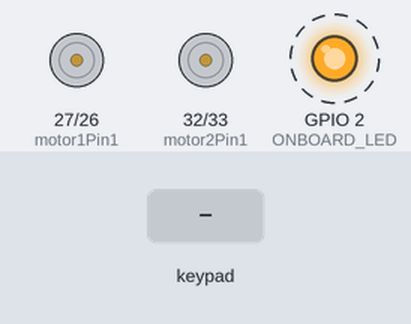
Recording of a sketch running on a simulated ESP32. On the bench: motor-driver pin pairs drawn as motors (green arrow = first pin HIGH = forward, orange = second pin HIGH = backward, longer = more drive, scaled by the enable pin), output pins drawn as LEDs (lit = HIGH). Dashed ring = blinking. Inputs (shaded band) come from the test bench.

Above: at 0.9 s.
1.3 s: key 'U' pressed
At 1.7 s:
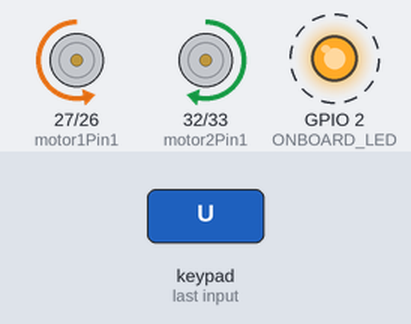
4.3 s: key 'D' pressed
At 4.5 s:
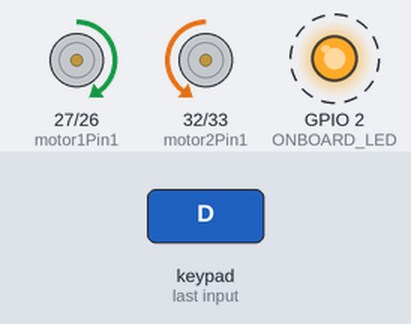
7.3 s: key 'L' pressed
At 7.7 s:
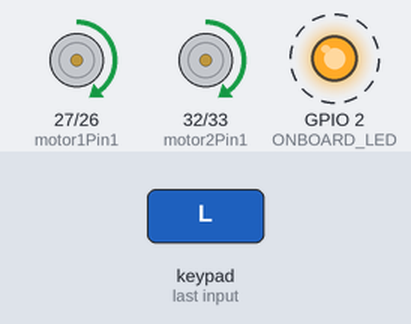
10.3 s: key 'R' pressed
At 10.51 s:
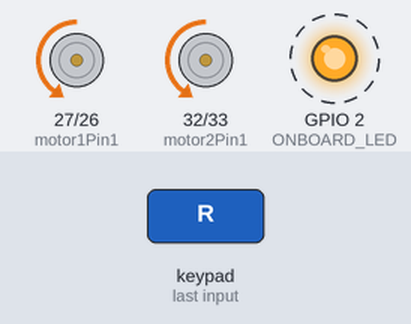
Timing chart, 0 to 14.3 s (numbered marks = the images above; inputs shaded):
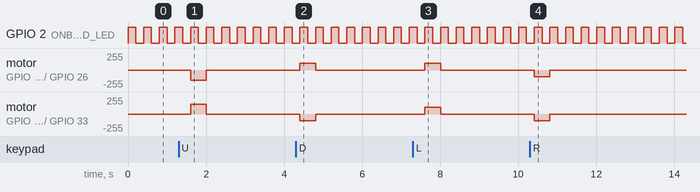

Measured:
- after the input at 1.3 s, motor on GPIO 27 (motor1Pin1) / GPIO 26 (motor1Pin2): stopped → backward 150/255 after 0.30 s, → stopped 0.40 s later; motor on GPIO 32 (motor2Pin1) / GPIO 33 (motor2Pin2): stopped → forward 150/255 after 0.30 s, → stopped 0.40 s later
- after the input at 4.3 s, motor on GPIO 27 (motor1Pin1) / GPIO 26 (motor1Pin2): stopped → forward 100/255 after 0.11 s, → stopped 0.40 s later; motor on GPIO 32 (motor2Pin1) / GPIO 33 (motor2Pin2): stopped → backward 100/255 after 0.11 s, → stopped 0.40 s later
- after the input at 7.3 s, motor on GPIO 27 (motor1Pin1) / GPIO 26 (motor1Pin2), motor on GPIO 32 (motor2Pin1) / GPIO 33 (motor2Pin2): stopped → forward 100/255 after 0.31 s, → stopped 0.40 s later
- after the input at 10.3 s, motor on GPIO 27 (motor1Pin1) / GPIO 26 (motor1Pin2), motor on GPIO 32 (motor2Pin1) / GPIO 33 (motor2Pin2): stopped → backward 100/255 after 0.11 s, → stopped 0.40 s later
- by itself, GPIO 2 (ONBOARD_LED): alternates HIGH for 0.20 s and LOW for 0.20 s

The sketch:

esp32_TwoDirection.ino
```cpp
// Define the pins for motor A
int motor1Pin1 = 27;
int motor1Pin2 = 26;
int enable1Pin = 14;

// Define the pins for motor B
int motor2Pin1 = 32;
int motor2Pin2 = 33;
int enable2Pin = 25;

#define ONBOARD_LED 2

// Define motor speed variables (0-255 for PWM)
int motor1Speed = 150;  // Adjust this value for desired speed of motor A
int motor2Speed = 150;  // Adjust this value for desired speed of motor B

#define CUSTOM_SETTINGS
#define INCLUDE_GAMEPAD_MODULE
#include <DabbleESP32.h>

void setup() {
  Serial.begin(9600);
  Dabble.begin("MyEsp32");

  pinMode(ONBOARD_LED, OUTPUT);

  // Set the pins for motor1 as outputs:
  pinMode(motor1Pin1, OUTPUT);
  pinMode(motor1Pin2, OUTPUT);
  pinMode(enable1Pin, OUTPUT);

  // Set the pins for motor2 as outputs:
  pinMode(motor2Pin1, OUTPUT);
  pinMode(motor2Pin2, OUTPUT);
  pinMode(enable2Pin, OUTPUT);

  // Initialize the motor enable pins with PWM control
  analogWrite(enable1Pin, motor1Speed);
  analogWrite(enable2Pin, motor2Speed);
}

void loop() {
  Dabble.processInput();

  boolean a = GamePad.isUpPressed();
  boolean b = GamePad.isDownPressed();
  boolean c = GamePad.isLeftPressed();
  boolean d = GamePad.isRightPressed();
  boolean e = GamePad.isTrianglePressed();
  boolean f = GamePad.isCirclePressed();
  boolean g = GamePad.isCrossPressed();
  boolean h = GamePad.isSquarePressed();

  // Go forward
  if (a || e) {
    digitalWrite(motor1Pin1, LOW);
    digitalWrite(motor1Pin2, HIGH);
    digitalWrite(motor2Pin1, HIGH);
    digitalWrite(motor2Pin2, LOW);
    motor1Speed = 150;  // Adjust this value for desired speed
    motor2Speed = 150;  // Adjust this value for desired speed
  }
  // Go Left condition
  else if (d || f) {
    digitalWrite(motor1Pin1, LOW);
    digitalWrite(motor1Pin2, HIGH);
    digitalWrite(motor2Pin1, LOW);
    digitalWrite(motor2Pin2, HIGH);
    motor1Speed = 100;  // Adjust this value for desired speed
    motor2Speed = 100;  // Adjust this value for desired speed
  }
  // Right condition
  else if (c || h) {
    digitalWrite(motor1Pin1, HIGH);
    digitalWrite(motor1Pin2, LOW);
    digitalWrite(motor2Pin1, HIGH);
    digitalWrite(motor2Pin2, LOW);
    motor1Speed = 100;  // Adjust this value for desired speed
    motor2Speed = 100;  // Adjust this value for desired speed
  }
  // Go back condition
  else if (b || g) {
    digitalWrite(motor1Pin1, HIGH);
    digitalWrite(motor1Pin2, LOW);
    digitalWrite(motor2Pin1, LOW);
    digitalWrite(motor2Pin2, HIGH);
    motor1Speed = 100;  // Adjust this value for desired speed
    motor2Speed = 100;  // Adjust this value for desired speed
  }
  // Stop condition
  else {
    digitalWrite(motor1Pin1, LOW);
    digitalWrite(motor1Pin2, LOW);
    digitalWrite(motor2Pin1, LOW);
    digitalWrite(motor2Pin2, LOW);
    motor1Speed = 0;  // Stop motor A
    motor2Speed = 0;  // Stop motor B
  }

  // Update motor speeds using analogWrite
  analogWrite(enable1Pin, motor1Speed);
  analogWrite(enable2Pin, motor2Speed);

  digitalWrite(ONBOARD_LED, HIGH);
  delay(200);
  digitalWrite(ONBOARD_LED, LOW);
  delay(200);
}
```
